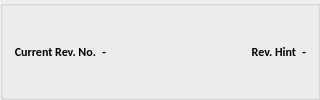
        <widget class="QGroupBox" name="vibration_gbox_2">
         <property name="minimumSize">
          <size>
           <width>320</width>
           <height>0</height>
          </size>
         </property>
         <property name="maximumSize">
          <size>
           <width>320</width>
           <height>16777215</height>
          </size>
         </property>
         <property name="title">
          <string/>
         </property>
         <layout class="QHBoxLayout" name="horizontalLayout_2">
          <item>
           <widget class="QLabel" name="project_no_label_5">
            <property name="font">
             <font>
              <family>Calibri</family>
              <weight>75</weight>
              <bold>true</bold>
             </font>
            </property>
            <property name="layoutDirection">
             <enum>Qt::RightToLeft</enum>
            </property>
            <property name="styleSheet">
             <string notr="true"/>
            </property>
            <property name="text">
             <string>Current Rev. No.</string>
            </property>
            <property name="alignment">
             <set>Qt::AlignRight|Qt::AlignTrailing|Qt::AlignVCenter</set>
            </property>
           </widget>
          </item>
          <item>
           <widget class="QLabel" name="current_revision_filed">
            <property name="font">
             <font>
              <family>Calibri</family>
              <weight>75</weight>
              <bold>true</bold>
             </font>
            </property>
            <property name="layoutDirection">
             <enum>Qt::RightToLeft</enum>
            </property>
            <property name="styleSheet">
             <string notr="true"/>
            </property>
            <property name="text">
             <string>-</string>
            </property>
            <property name="alignment">
             <set>Qt::AlignRight|Qt::AlignTrailing|Qt::AlignVCenter</set>
            </property>
           </widget>
          </item>
          <item>
           <spacer name="horizontalSpacer_7">
            <property name="orientation">
             <enum>Qt::Horizontal</enum>
            </property>
            <property name="sizeHint" stdset="0">
             <size>
              <width>40</width>
              <height>20</height>
             </size>
            </property>
           </spacer>
          </item>
          <item>
           <widget class="QLabel" name="p_no_label_5">
            <property name="font">
             <font>
              <family>Calibri</family>
              <weight>75</weight>
              <bold>true</bold>
             </font>
            </property>
            <property name="layoutDirection">
             <enum>Qt::RightToLeft</enum>
            </property>
            <property name="styleSheet">
             <string notr="true"/>
            </property>
            <property name="text">
             <string>Rev. Hint</string>
            </property>
            <property name="alignment">
             <set>Qt::AlignRight|Qt::AlignTrailing|Qt::AlignVCenter</set>
            </property>
           </widget>
          </item>
          <item>
           <widget class="QLabel" name="revision_hint_filed">
            <property name="font">
             <font>
              <family>Calibri</family>
              <weight>75</weight>
              <bold>true</bold>
             </font>
            </property>
            <property name="layoutDirection">
             <enum>Qt::RightToLeft</enum>
            </property>
            <property name="styleSheet">
             <string notr="true"/>
            </property>
            <property name="text">
             <string>-</string>
            </property>
            <property name="alignment">
             <set>Qt::AlignRight|Qt::AlignTrailing|Qt::AlignVCenter</set>
            </property>
           </widget>
          </item>
         </layout>
        </widget>
